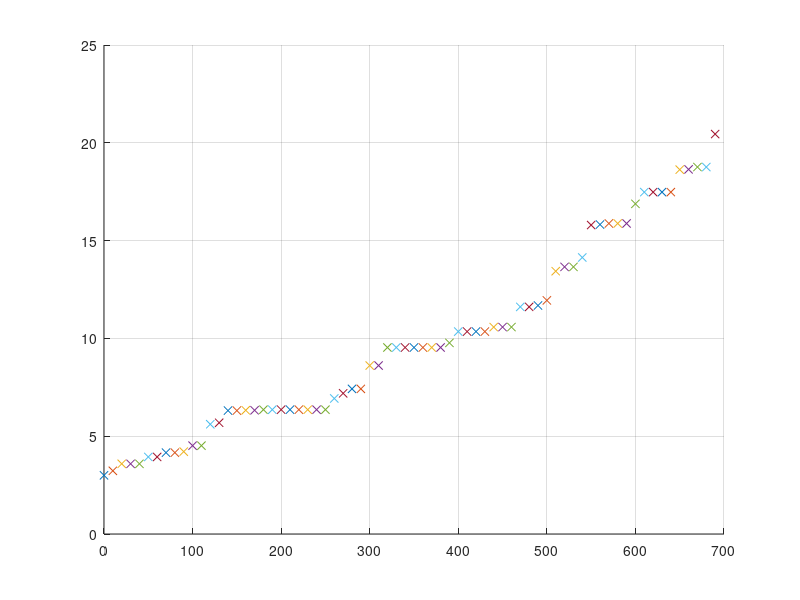

This figure's MATLAB source:
%% PROGRAM TO CALCULATE CRACK PROPAGATION**********************************
clear all
close all


%% SECTION 1:
clc

a_0 = 3 ; %Initial crack length [mm]
sigma_n_0 = sqrt(0.2); %        [mm]
C = 2.381e-12; %              [mm/cycle(Mpa.(mm^0.5))^-m]
m = 3.2;
delta_S = 100;%     [MPa]
delta_N = 10;%     [Number of load cycles in 1 session]
F_a = 1.12;
sigma_n_k = @(x) sigma_n_0*sqrt(x/a_0);
a_lim = 20;%           [mm]
a(1) = a_0;



%rng(123123);
figure
scatter(0,a(1),"x");
grid on
hold on
kk = 1;
while a(kk) <= a_lim
    kk = kk + 1;
    a(kk) = a(kk-1) + delta_N*C*(F_a*delta_S*sqrt(pi*a(kk-1)))^m + ...
            sigma_n_k(a(kk-1))*randn();
    if a(kk) < a(kk-1)
        a(kk) = a(kk-1);
    end
    scatter(delta_N*(kk-1),a(kk),"x");
    pause(0.01);
end



%% This section is for plotting

% a_S_20 = a;
% clear a;
% %Run again with different parameters
% a_S_40 = a;
% clear a;
% %Run again with different parameters
% figure
% plot(0:delta_N:delta_N*length(a_S_20)-1,a_S_20);
% grid on
% hold on
% plot(0:delta_N:delta_N*length(a_S_40)-1,a_S_40);
% plot(0:delta_N:delta_N*length(a_S_60)-1,a_S_60);
% legend("$\Delta S = 20$","$\Delta S = 40$","Interpreter","latex");